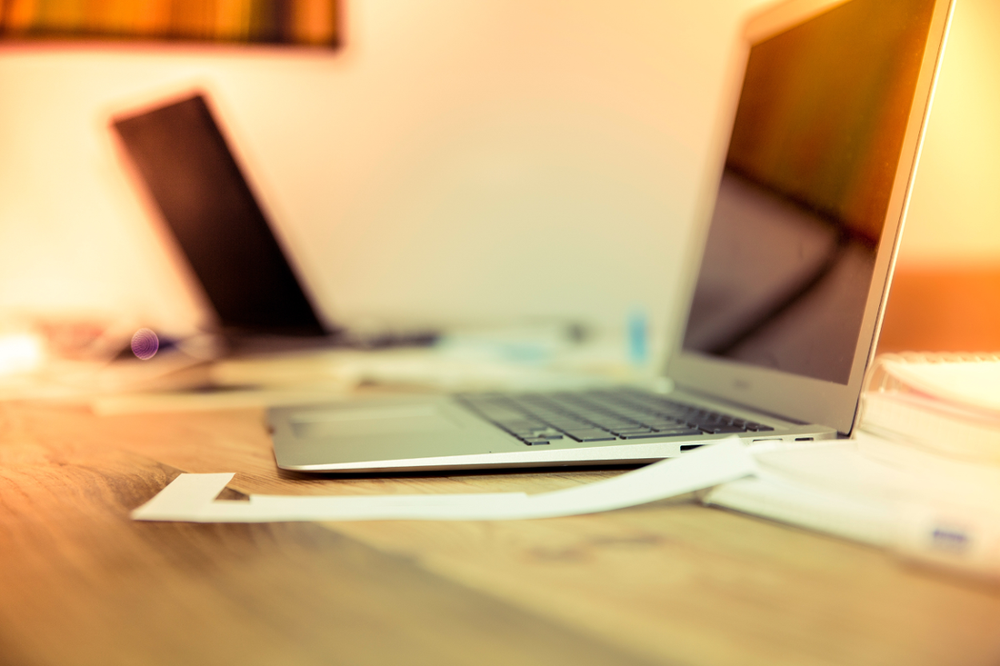
//> input picture assets/ex_1mb.png, 1000 x 666 px, shrunk from 1250 x 833 before the run
$ ./main ../../assets/ex_1mb.png 3 out.png   (built with g++ and OpenCV 4)
//> lines starting //> are read from the running program, lines starting //| are printed output that depends on the picture
#include <opencv2/core.hpp>
#include <opencv2/imgcodecs.hpp>
#include <opencv2/imgproc.hpp>
#include <filesystem>
#include <iostream>
#include <vector>
#include <string>
#include <chrono>

namespace fs = std::filesystem;

static void usage(const char* prog) {
    std::cout << "Usage:\n"
              << "  " << prog << " <input.png> <k> <output_dir> [jpeg_quality]\n"
              << "Notes:\n"
              << "  - k: number of colors (clusters), e.g., 8, 16, 32, 64\n"
              << "  - jpeg_quality: 0..100 (default 95)\n";
}

static std::string basename_no_ext(const std::string& path) {
    fs::path p(path);
    return p.stem().string();
}

int main(int argc, char** argv) {
    using clock = std::chrono::high_resolution_clock;
    auto t0 = clock::now();

    if (argc < 4) {
        usage(argv[0]);
        return 1;
    }

    std::string in_path = argv[1];
    int k = std::stoi(argv[2]);
    std::string out_dir = argv[3];
    int quality = (argc >= 5) ? std::stoi(argv[4]) : 95;

    std::cout << "[INFO] Input: " << in_path << "\n";
    std::cout << "[INFO] k=" << k << " out_dir=" << out_dir << " quality=" << quality << "\n";

    if (k < 2 || k > 256) {
        std::cerr << "[ERROR] k must be in [2, 256]\n";
        return 2;
    }
    if (quality < 0 || quality > 100) {
        std::cerr << "[ERROR] jpeg_quality must be in [0, 100]\n";
        return 3;
    }

    std::error_code ec;
    fs::create_directories(out_dir, ec);
    if (ec) {
        std::cerr << "[ERROR] cannot create output directory: " << out_dir << "\n";
        return 4;
    }

    // 1) Read image
    auto t1 = clock::now();
    cv::Mat bgr = cv::imread(in_path, cv::IMREAD_COLOR);
//> bgr is the input picture: 666 rows x 1000 cols, CV_8UC3; mean B, G, R 118.9, 170.3, 205.4
    if (bgr.empty()) {
        std::cerr << "[ERROR] failed to read image: " << in_path << "\n";
        return 5;
    }
    std::cout << "[INFO] Loaded " << bgr.cols << "x" << bgr.rows << "\n";
//| [INFO] Loaded 1000x666

    // 2) Prepare samples (N x 3, CV_32F)
    auto t2 = clock::now();
    cv::Mat bgr_f32;
    bgr.convertTo(bgr_f32, CV_32F);
    if (!bgr_f32.isContinuous()) bgr_f32 = bgr_f32.clone();
    cv::Mat samples = bgr_f32.reshape(1, bgr.rows * bgr.cols);
    std::cout << "[INFO] Samples: " << samples.rows << " x " << samples.cols << "\n";
//| [INFO] Samples: 666000 x 3

    // 3) KMeans
    auto t3 = clock::now();
    cv::TermCriteria criteria(cv::TermCriteria::EPS + cv::TermCriteria::MAX_ITER, 20, 1.0);
    int attempts = 3;
    int flags = cv::KMEANS_PP_CENTERS;
    cv::Mat labels;   // CV_32S, N x 1
    cv::Mat centers;  // CV_32F, k x 3

    std::cout << "[INFO] Running kmeans...\n";
    double compactness = cv::kmeans(samples, k, labels, criteria, attempts, flags, centers);
//> centers = [[171.5, 221.7, 242.3], [96.37, 156.4, 201.6], [26.46, 61.5, 113.5]]; compactness = 1.35e+09
    std::cout << "[INFO] Kmeans done. Compactness=" << compactness << "\n";
//| [INFO] Kmeans done. Compactness=1.35311e+09

    // 4) Reconstruct image
    auto t4 = clock::now();
    cv::Mat compressed_flat(samples.size(), samples.type()); // N x 3, CV_32F
    for (int i = 0; i < samples.rows; ++i) {
        int cid = labels.at<int>(i, 0);
        const cv::Vec3f& c = centers.at<cv::Vec3f>(cid, 0);
        compressed_flat.at<float>(i, 0) = c[0];
        compressed_flat.at<float>(i, 1) = c[1];
        compressed_flat.at<float>(i, 2) = c[2];
    }
//> this loop made 666000 passes
//> (cid, c) on passes 1 to 3: (2, [26.46, 61.5, 113.5]), (2, [26.46, 61.5, 113.5]), (2, [26.46, 61.5, 113.5])

    // 5) Convert back to uint8 and reshape
    auto t5 = clock::now();
    cv::Mat compressed_u8;
    compressed_flat.convertTo(compressed_u8, CV_8U);
    cv::Mat compressed_bgr = compressed_u8.reshape(3, bgr.rows);
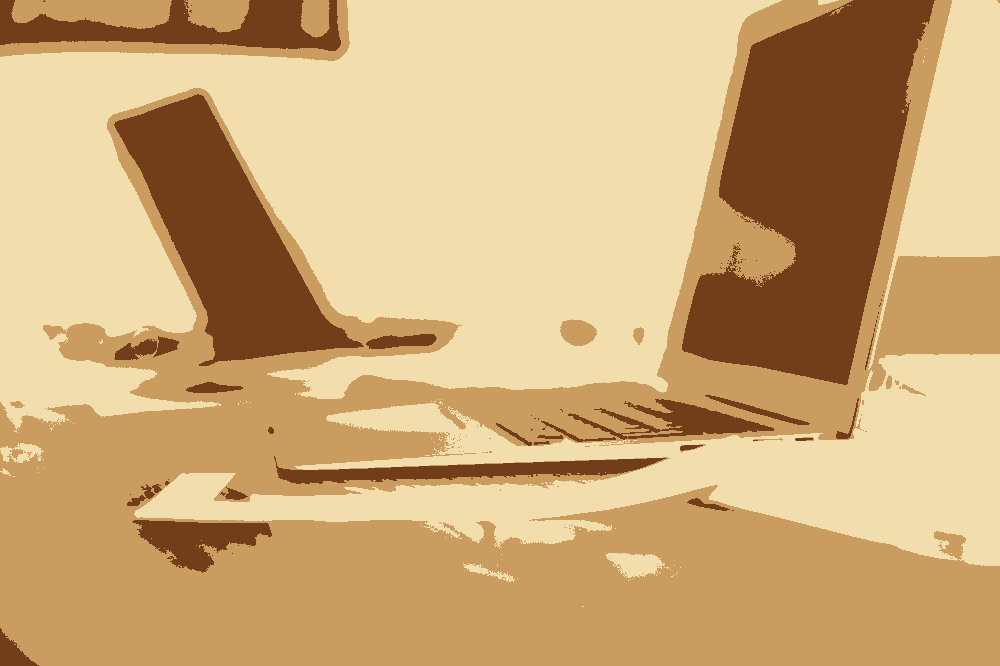
//> compressed_bgr: 666 rows x 1000 cols, CV_8UC3; mean B, G, R 118.8, 170.4, 205.6

    // 6) Write JPEG
    auto t6 = clock::now();
    std::string base = basename_no_ext(in_path);
    std::string out_path = (fs::path(out_dir) / (base + "_k" + std::to_string(k) + "_q" + std::to_string(quality) + ".jpg")).string();
    std::vector<int> params = { cv::IMWRITE_JPEG_QUALITY, quality };
    if (!cv::imwrite(out_path, compressed_bgr, params)) {
        std::cerr << "[ERROR] failed to write image: " << out_path << "\n";
        return 6;
    }
    auto t7 = clock::now();

    auto ms = [](auto a, auto b){ return std::chrono::duration_cast<std::chrono::milliseconds>(b-a).count(); };
    std::cout << "[OK] Saved: " << out_path << "\n";
    std::cout << "[TIMING] load=" << ms(t1,t2) << "ms prep=" << ms(t2,t3) << "ms "
              << "kmeans=" << ms(t3,t4) << "ms reconstruct=" << ms(t4,t5) << "ms "
              << "reshape=" << ms(t5,t6) << "ms write=" << ms(t6,t7) << "ms "
              << "total=" << ms(t0,t7) << "ms\n";
    return 0;
}
